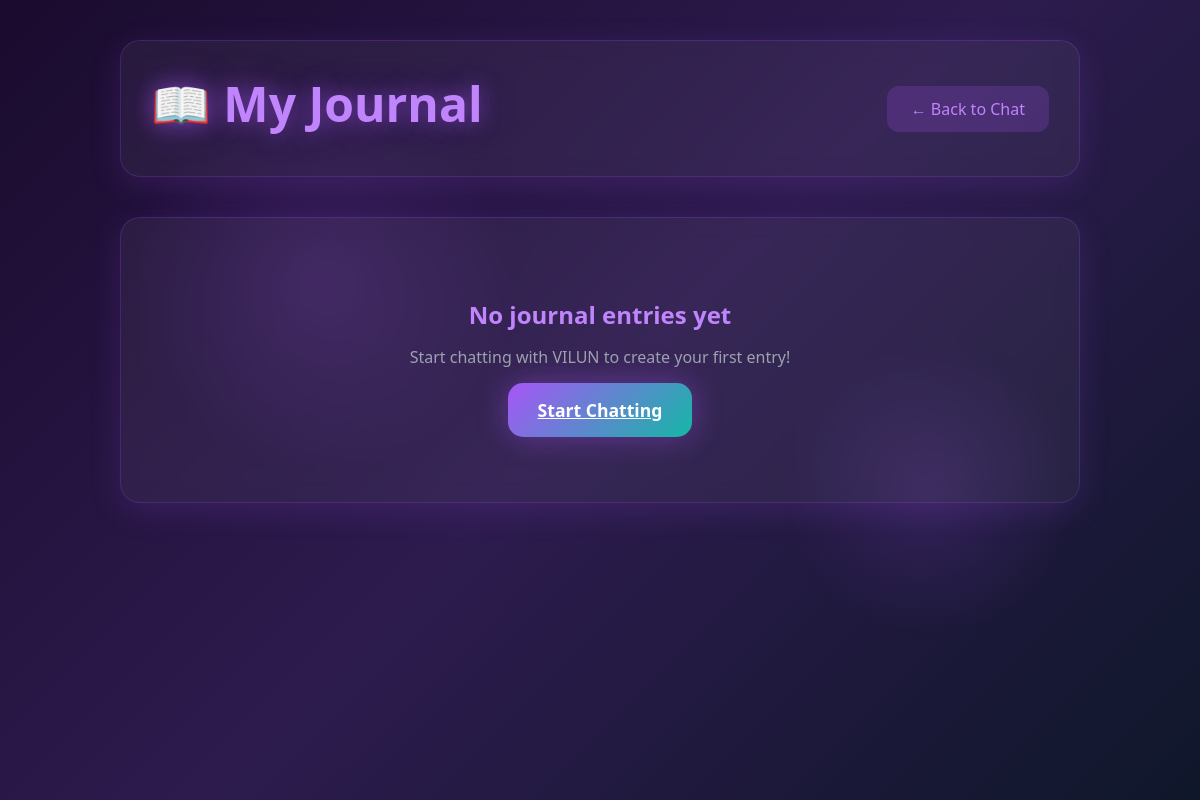
Page /journal (signed in) on the earlier database version.
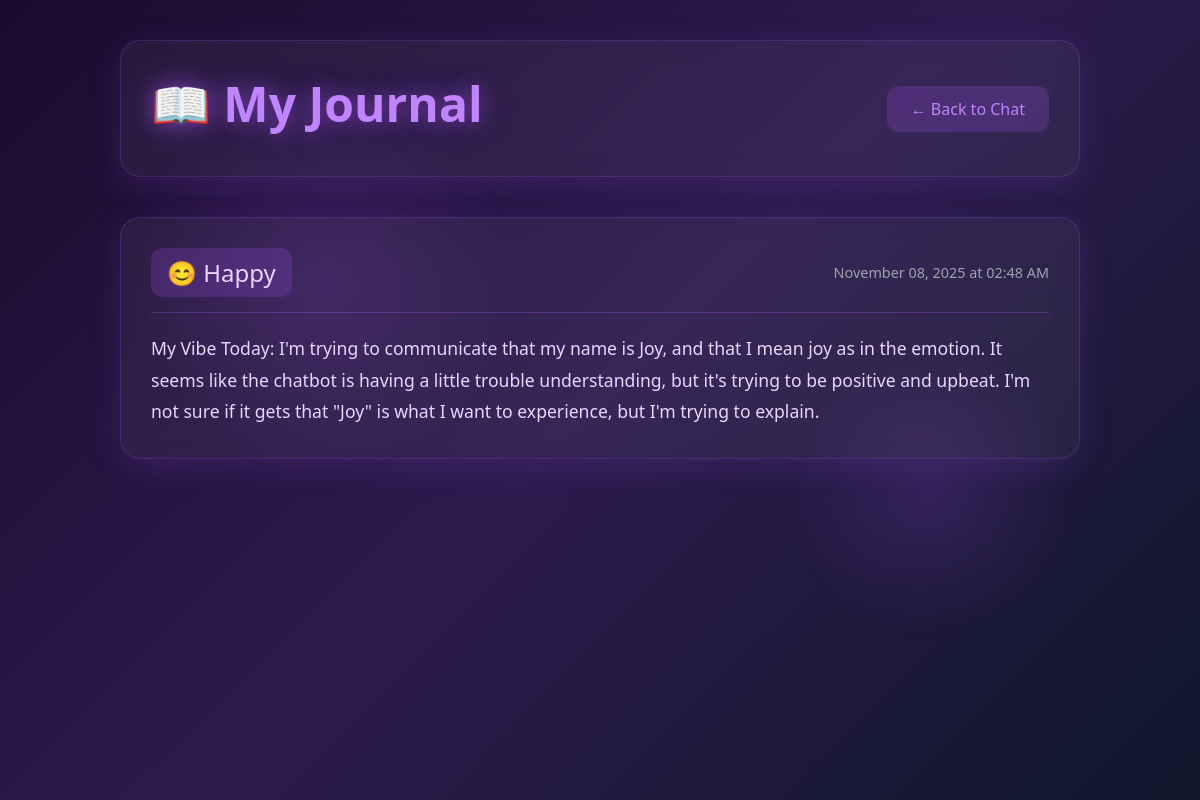
Same page on the later database version.
### models.py (models this page shows, shortened)
class Journal(db.Model):
    __tablename__ = 'journals'
    id = db.Column(db.Integer, primary_key=True)
    user_id = db.Column(db.Integer, db.ForeignKey('users.id'), nullable=False)
    mood = db.Column(db.String(50), nullable=False)
    summary = db.Column(db.Text, nullable=False)
    goal_progress = db.Column(db.Text, nullable=True)
    timestamp = db.Column(db.DateTime, default=datetime.utcnow)

### app.py (the view)
@app.route('/journal')
@login_required
def journal_view():
    journals = Journal.query.filter_by(user_id=current_user.id).order_by(Journal.timestamp.desc()).all()
    return render_template('journal.html', journals=journals)

### app.py (called while the page is built)
@login_manager.user_loader
def load_user(user_id):
    return User.query.get(int(user_id))

### templates/journal.html (shortened to what this page needs)
{% extends "base.html" %}
{% block content %}
<div class="journal-container">
    <div class="floating-shapes"></div>
    <div class="journal-header glass">
        <h1 class="glow-text">📖 My Journal</h1>
        <a href="{{ url_for('chatbot') }}" class="btn-back">← Back to Chat</a>
    </div>
    <div class="journal-entries">
        {% if journals %}
            {% for journal in journals %}
            <div class="journal-card glass fade-in">
                <div class="journal-header-info">
                    <span class="mood-badge">{{ journal.mood }}</span>
                    <span class="journal-date">{{ journal.timestamp.strftime('%B %d, %Y at %I:%M %p') }}</span>
                </div>
                <div class="journal-content">
                    <p>{{ journal.summary }}</p>
                </div>
            </div>
            {% endfor %}
        {% else %}
            <div class="empty-state glass">
                <h2>No journal entries yet</h2>
                <p>Start chatting with VILUN to create your first entry!</p>
                <a href="{{ url_for('chatbot') }}" class="btn-primary glow-btn">Start Chatting</a>
            </div>
        {% endif %}
    </div>
</div>
{% endblock %}

### templates/base.html (shortened to what this page needs)
<!DOCTYPE html>
<html lang="en">
<head>
    <link rel="stylesheet" href="{{ url_for('static', filename='css/main.css') }}">
</head>
<body>
    {% block content %}{% endblock %}
</body>
</html>

### static/css/main.css (style rules this page uses)
* { margin: 0; padding: 0; box-sizing: border-box; }
:root { --deep-purple: #1a0b2e; --dark-purple: #2d1b4e; --accent-purple: #a855f7; --light-purple: #c084fc; --teal: #14b8a6; --dark-teal: #0f766e; --text-primary: #e9d5ff; --text-secondary: #9ca3af; }
body { font-family: 'Segoe UI', Tahoma, Geneva, Verdana, sans-serif; background: linear-gradient(135deg, var(--deep-purple) 0%, var(--dark-purple) 50%, #0f172a 100%); background-attachment: fixed; color: var(--text-primary); min-height: 100vh; overflow-x: hidden; }
.glass { background: rgba(255, 255, 255, 0.05); backdrop-filter: blur(20px); border: 1px solid rgba(168, 85, 247, 0.2); box-shadow: 0 8px 32px 0 rgba(168, 85, 247, 0.15); }
.glow-text { color: var(--light-purple); text-shadow: 0 0 20px rgba(168, 85, 247, 0.5), 0 0 40px rgba(168, 85, 247, 0.3); font-size: 3rem; margin-bottom: 10px; }
.floating-shapes { position: absolute; top: 0; left: 0; width: 100%; height: 100%; pointer-events: none; overflow: hidden; }
.floating-shapes::before, .floating-shapes::after { content: ''; position: absolute; border-radius: 50%; background: radial-gradient(circle, rgba(168, 85, 247, 0.15) 0%, transparent 70%); animation: float 10s ease-in-out infinite; }
.floating-shapes::before { width: 400px; height: 400px; top: 10%; left: 10%; }
.floating-shapes::after { width: 300px; height: 300px; bottom: 20%; right: 10%; animation-delay: -5s; }

### templates/journal.html (style rules this page uses)
.journal-container { min-height: 100vh; padding: 40px 20px; max-width: 1000px; margin: 0 auto; }
.journal-header { display: flex; justify-content: space-between; align-items: center; padding: 30px; border-radius: 20px; margin-bottom: 40px; backdrop-filter: blur(10px); }
.btn-back { background: rgba(168, 85, 247, 0.2); padding: 12px 24px; border-radius: 12px; color: #c084fc; text-decoration: none; transition: all 0.3s; }
.journal-entries { display: flex; flex-direction: column; gap: 25px; }
.journal-card { padding: 30px; border-radius: 20px; backdrop-filter: blur(10px); animation: slideUp 0.5s ease-out; }
.journal-header-info { display: flex; justify-content: space-between; align-items: center; margin-bottom: 20px; padding-bottom: 15px; border-bottom: 1px solid rgba(168, 85, 247, 0.3); }
.mood-badge { font-size: 1.5rem; padding: 8px 16px; background: rgba(168, 85, 247, 0.2); border-radius: 12px; }
.journal-date { color: #9ca3af; font-size: 0.9rem; }
.journal-content p { color: #e9d5ff; line-height: 1.8; font-size: 1.1rem; }

Differences in the rows shown:
added Journal: mood "😊 Happy", timestamp "November 08, 2025 at 02:48 AM", summary "My Vibe Today: I'm trying to communicate that my name is Joy, and that I mean joy as in the emotion. It seems like the chatbot is having a little trouble understanding, but it's trying to be positive and upbeat. I'm not sure if it gets that \"Joy\" is what I want to experience, but I'm trying to explain."
Other differences:
text no longer shown: "No journal entries yet Start chatting with VILUN to create your first entry! Start Chatting"
